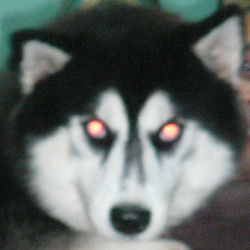
#> input picture images/01_05.png, 250 x 250 px; its folder holds 4 pictures in this run
$ python Eigenfaces.py
#> lines starting #> are read from the running program, lines starting #| are printed output that depends on the picture
import glob
import cv2
import numpy as np
import random
from sklearn.decomposition import PCA

tamaño_imagenes = 250*250
imagenes = [cv2.imread(file,0) for file in glob.glob("C:/Users/Usuario/PycharmProjects/OpenCV/images/*.png")]
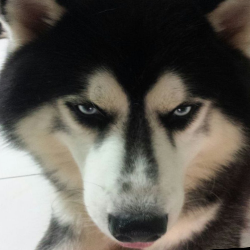
#> input picture images/01_12.png, 250 x 250 px
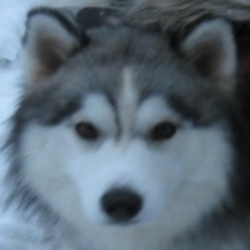
#> input picture images/02_03.png, 250 x 250 px
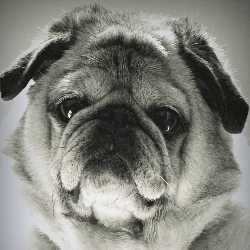
#> input picture images/03_01.png, 250 x 250 px
#> imagenes = 4 items
imagenes_identidades = glob.glob("C:/Users/Usuario/PycharmProjects/OpenCV/images/*.png")
lista = imagenes.copy()
#> lista = 4 items

IDENTIDADES = []
for i in imagenes_identidades:
    IDENTIDADES.append(i[47:49])

random.Random(7).shuffle(lista)
random.Random(7).shuffle(IDENTIDADES)

cantidad_entrenamiento = int(len(lista) * 0.8)          #299
#> cantidad_entrenamiento = 3
cantidad_prueba = (len(lista) - cantidad_entrenamiento) #75
#> cantidad_prueba = 1

imagenes_entrenamiento = lista[:cantidad_entrenamiento]
#> imagenes_entrenamiento = 3 items
imagenes_prueba = lista[cantidad_entrenamiento:]
#> imagenes_prueba = 1 item

IDENTIDADES_ENTRENAMIENTO = IDENTIDADES[:cantidad_entrenamiento]
#> IDENTIDADES_ENTRENAMIENTO = ['', '', '']
IDENTIDADES_PRUEBA = IDENTIDADES[cantidad_entrenamiento:]
#> IDENTIDADES_PRUEBA = ['']

def convertir_matriz(matriz):
    a = []
    for i in matriz:
        b = []
        for j in i:
            b.extend(j)
        a.append(b)
#> this loop made 3 passes
#> after the loop, a = 3 items
    return a
array_vectores_entrenamiento = convertir_matriz(imagenes_entrenamiento)
#> array_vectores_entrenamiento = 3 items
array_vectores_prueba = convertir_matriz(imagenes_prueba)
#> the loop in convertir_matriz (call 2), `for i in matriz:` made 1 pass
#> array_vectores_prueba = 1 item

matriz_entrenamiento = np.reshape(array_vectores_entrenamiento, (cantidad_entrenamiento, tamaño_imagenes))
matriz_prueba = np.reshape(array_vectores_prueba, (cantidad_prueba, tamaño_imagenes))

pca_entrenamiento = PCA(n_components=265)
#> (the run stopped early here; a loop or call above may not have finished)
